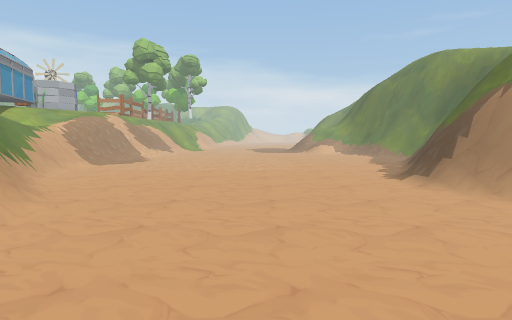
View 1 (above)

16 first-person views from a walk through a Unity game level. The camera is 1.3 m above the floor, tilts 4° down and sees 75° across. The floor is counted in squares, 1 m on a side. Each view is taken from the middle of a square. On the plan, view 1 faces up. The plan holds only what a view shows up to about 14 squares ahead; the rest is blank. The place goes on beyond the plan.

View 2
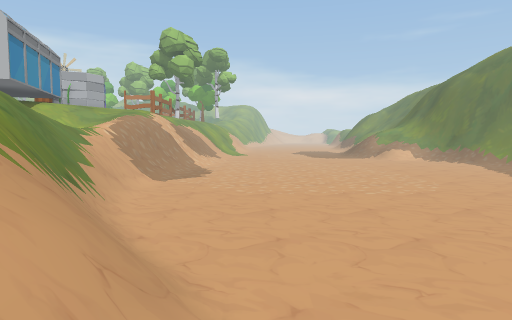

View 3
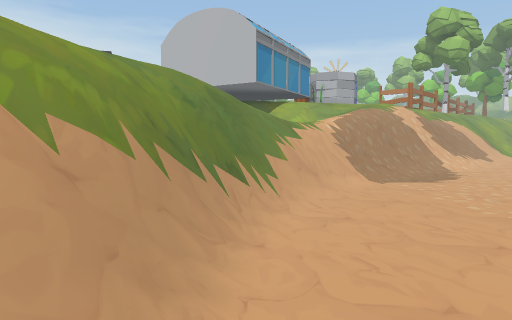

View 4
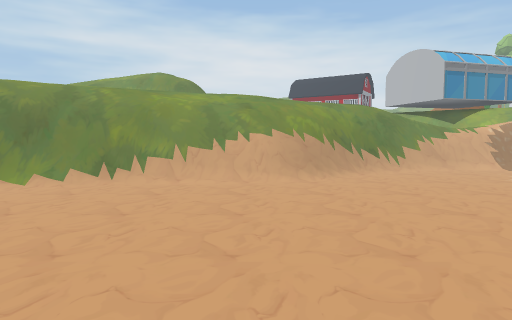

View 5
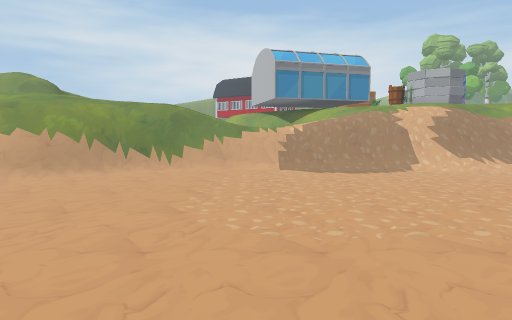

View 6
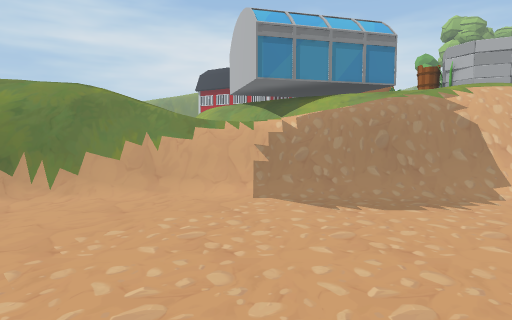

View 7
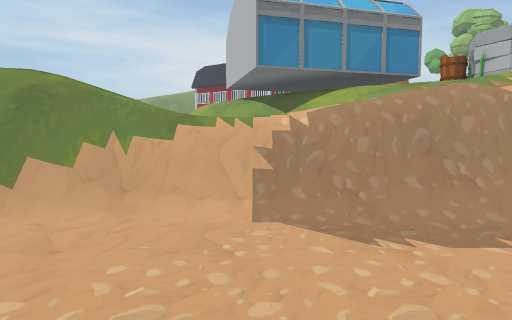

View 8
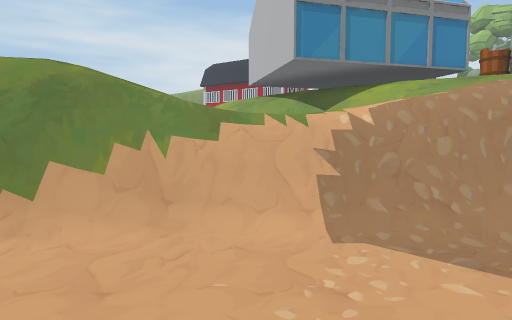

View 9
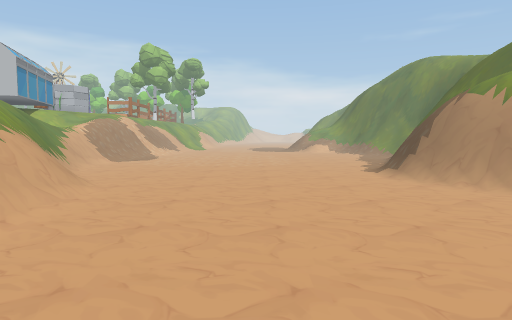

View 10
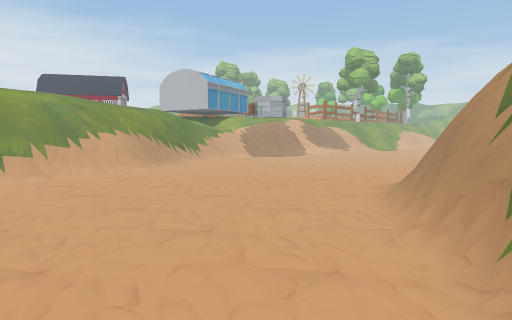

View 11
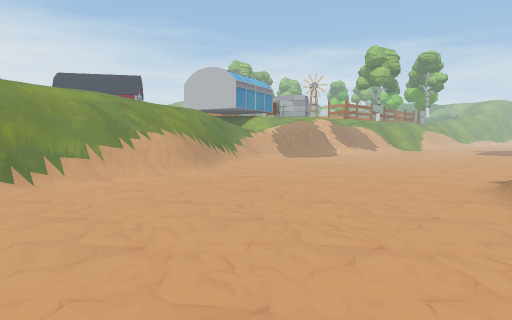

View 12
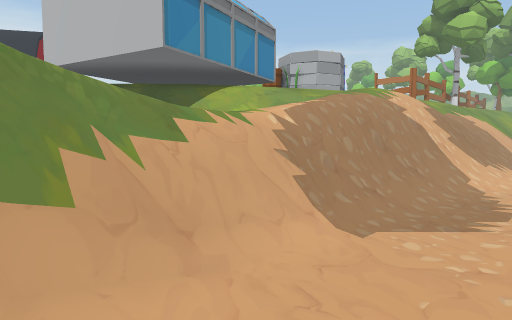

View 13
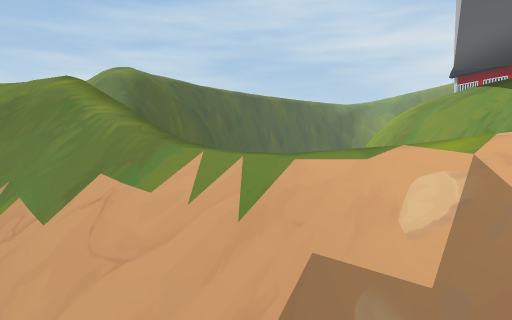

View 14
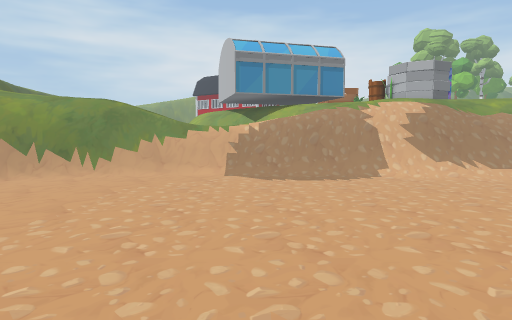

View 15
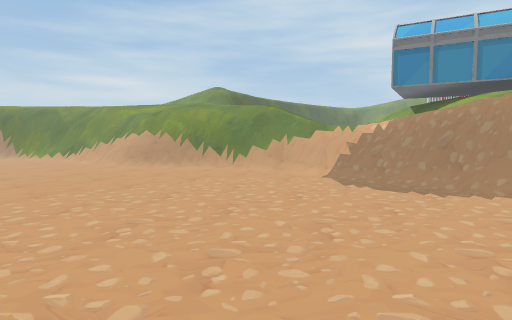

View 16
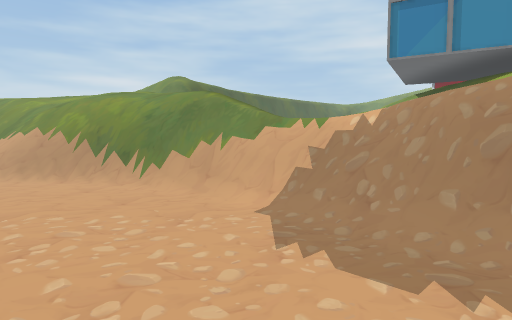

### Floor plan
Key: @ floor where view 1 was taken; # wall or solid block; . main floor; : floor 0.5 m higher than the main floor; + floor 3 m higher than the main floor; * floor 3.25 m higher than the main floor; % floor 3.5 m higher than the main floor; / step, stairs or slope; = window, fence, low wall or low ledge; ^ raised ledge; v drop or lower ground; O other object.
Columns run from 17 left of view 1 to 8 right of it. Each row starts with its distance up from view 1.
 21      +///=/......  .
 20   OO ////=/.......
 19  OOOO/// =/........
 18 OOOOO///#=/.............
 17 OOOOO///#=..............
 16 OOOO#O ///.............
 15 OOOO#  =//............
 14 OOOO=  =//..............#
 13 //=     //..............#v
 12  =      /=/............= v
 11        =/=/...........=^ v
 10         /==...........=^
  9         /#=#..........=^^
  8        ///==..........=^
  7        ///#=:.........=^^
  6        ///////.........=^
  5        *//////..........#
  4         */////..........=#
  3         ////v=...........=
  2         ////v=...........
  1          ///v=..........
  0          ////=...@.....  .
 -1          %///==..  ..  .
 -2            //==  .
 -3            */

Positions as (right, up) in squares from view 1, and headings:
1: (0, 0), facing up
2: (-4, 4), facing up
3: (-3, 6), facing up-left
4: (6, 5), facing left
5: (6, 14), facing left
6: (0, 15), facing left
7: (-2, 15), facing left
8: (-3, 14), facing left
9: (0, -2), facing up
10: (8, 0), facing up-left
11: (6, -1), facing up-left
12: (-5, 11), facing up-left
13: (-8, 16), facing down-left
14: (4, 16), facing left
15: (2, 21), facing down-left
16: (-3, 19), facing down-left
